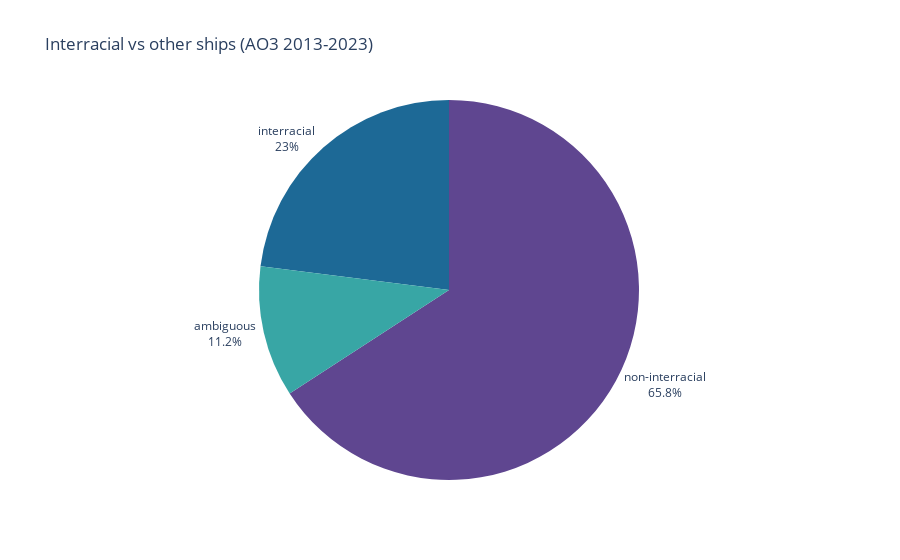

This figure's notebook cell:
### Code cell
#visualising interracial pairings

interracial_labels = ["non-interracial", "interracial", "ambiguous"]
interracial_values = interracial_ships_counts.values

interracial_pie = go.Figure(
    data=[
        go.Pie(
            labels=interracial_labels,
            values=interracial_values,
            textinfo="label+percent",
            textposition="outside",
            marker=dict(
                colors=px.colors.qualitative.Prism
            )
        )
    ]
)
interracial_pie.update_layout(
    title="Interracial vs other ships (AO3 2013-2023)",
    showlegend=False, # if you want it to not show the legend
)
interracial_pie.show()

### Figure 1 — Plotly figure (JSON) as saved in the notebook; plotly's stock layout.template omitted (floating-point values rounded to 4 significant figures)
{"data": [{"labels": ["non-interracial", "interracial", "ambiguous"], "marker": {"colors": ["rgb(95, 70, 144)", "rgb(29, 105, 150)", "rgb(56, 166, 165)", "rgb(15, 133, 84)", "rgb(115, 175, 72)", "rgb(237, 173, 8)", "rgb(225, 124, 5)", "rgb(204, 80, 62)", "rgb(148, 52, 110)", "rgb(111, 64, 112)", "rgb(102, 102, 102)"]}, "textinfo": "label+percent", "textposition": "outside", "type": "pie", "values": [395, 138, 67]}], "layout": {"showlegend": false, "title": {"text": "Interracial vs other ships (AO3 2013-2023)"}}}
